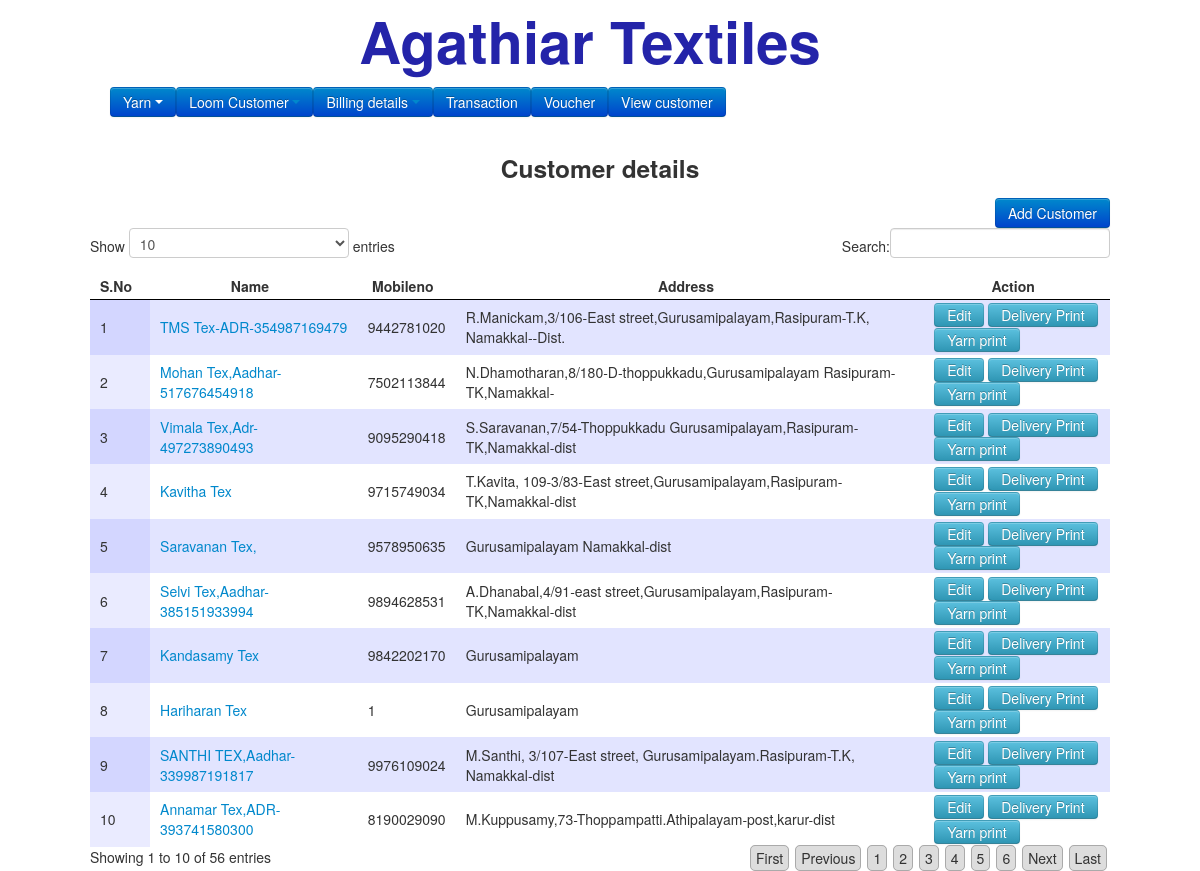
The page /users.php on the database its author committed.
### tables this page shows
CREATE TABLE `users` (
  `id` int(50) NOT NULL,
  `name` varchar(50) NOT NULL,
  `emailid` varchar(50) NOT NULL,
  `mobileno` varchar(50) NOT NULL,
  `address` varchar(150) NOT NULL,
  `date` varchar(50) NOT NULL
);

### users.php (the view, shortened to what this page needs)
<?php
include('template/header.php');
?>
<center><h3>Customer details</h3></center>
<div align="right"><a href="addusers.php"><input type="button" value="Add Customer" class="btn btn-primary"></a></div>
<?php
$select=mysql_query("SELECT * FROM `users`");
?>
<table id="example" border="0">
<thead>
<tr>
<th>S.No</th>
<th>Name</th>
<th>Mobileno</th>
<th>Address</th>
<th>Action</th>
</tr>
</thead>
<tbody>
<?php
$i=1;
while($fetch = mysql_fetch_assoc($select)) {
echo "<tr><td>{$i}</td><td><a href='paavu.php?userid=".$fetch["id"]."'>".$fetch["name"]."</td><td>".$fetch["mobileno"]."</td><td>".$fetch["address"]."</td><td>"."<button onclick=\"redirect('addusers.php?id=".$fetch["id"]."')\" class='btn btn-info cbtn'>Edit</button> <button onclick=\"redirect('printDetails.php?userid=".$fetch["id"]."')\" class='btn btn-info cbtn'>Delivery Print</button> <button onclick=\"redirect('yarnprintDetails.php?userid=".$fetch["id"]."')\" class='btn btn-info cbtn'>Yarn print</button></td></tr>";
$i++;
}
?>
</tbody>
</table>
</body>
</html>

### rows shown on the page
users: name "TMS Tex-ADR-354987169479", mobileno "9442781020", address "R.Manickam,3/106-East street,Gurusamipalayam,Rasipuram-T.K, Namakkal--Dist."
users: name "Mohan Tex,Aadhar-517676454918", mobileno "7502113844", address "N.Dhamotharan,8/180-D-thoppukkadu,Gurusamipalayam Rasipuram-TK,Namakkal-"
users: name "Vimala Tex,Adr-497273890493", mobileno "9095290418", address "S.Saravanan,7/54-Thoppukkadu Gurusamipalayam,Rasipuram-TK,Namakkal-dist"
users: name "Kavitha Tex", mobileno "9715749034", address "T.Kavita, 109-3/83-East street,Gurusamipalayam,Rasipuram-TK,Namakkal-dist"
users: name "Saravanan Tex,", mobileno "9578950635", address "Gurusamipalayam Namakkal-dist"
users: name "Selvi Tex,Aadhar-385151933994", mobileno "9894628531", address "A.Dhanabal,4/91-east street,Gurusamipalayam,Rasipuram-TK,Namakkal-dist"
users: name "Kandasamy Tex", mobileno "9842202170", address "Gurusamipalayam"
users: name "Hariharan Tex", mobileno "1", address "Gurusamipalayam"
users: name "SANTHI TEX,Aadhar-339987191817", mobileno "9976109024", address "M.Santhi, 3/107-East street, Gurusamipalayam.Rasipuram-T.K, Namakkal-dist"
users: name "Annamar Tex,ADR-393741580300", mobileno "8190029090", address "M.Kuppusamy,73-Thoppampatti.Athipalayam-post,karur-dist"
